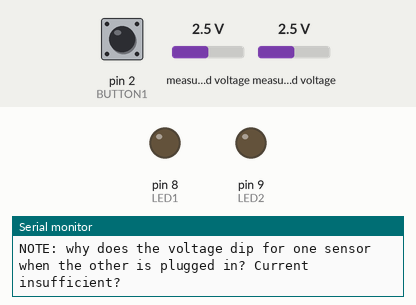
Recording of a sketch running on a simulated Arduino Uno, built with avr-gcc and run on an emulated ATmega328P. On the bench: output pins drawn as LEDs (lit = HIGH), the last lines printed to the serial monitor. The test bench sets the inputs (shaded band); at power-on: pin 2 (BUTTON1) HIGH, measured voltage 2.5 V. Pins used as bus, display or sensor lines are not drawn.

Above: at 1.3 s.
1.4 s: pin 2 (BUTTON1) pulled LOW for 0.15 s
At 3.0 s:
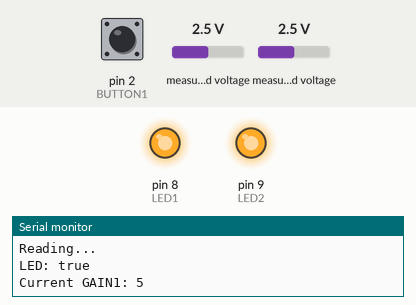
Timing chart, 0 to 5.3 s (numbered marks = the images above; inputs shaded):
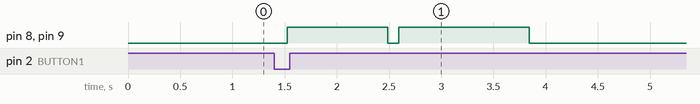

Measured:
- after the input at 1.4 s, pin 8 (LED1), pin 9 (LED2): LOW → HIGH after 0.13 s, → LOW 0.96 s later, → HIGH 0.10 s later, → LOW 1.3 s later

The sketch:

improved_handheld_turbidimeter.ino
```cpp
#include <Wire.h>
#include <Adafruit_ADS1015.h>
#include <Statistic.h>
//Fix maxstats so that we analyse and add in readoperation and takereading
//For this version the adc reads from 2 and 3. so be sure to attach photo diodes there
#define NUM_READINGS 10
#define BUTTON1 2
#define SENSOR1 7
#define SENSOR2 12
#define LED1 8
#define LED2 9
#define VERB_OFF false
#define VERB_ON true
#define WASTE true
#define NO_WASTE false
#define LED_ON true
#define LED_OFF false
#define LOWER_BOUND 10000
#define UPPER_BOUND 32000

Adafruit_ADS1115 ads;
int gain1, gain2;
float scale1, scale2;
float hist1[NUM_READINGS];
float hist2[NUM_READINGS];
//int histbins[9] = {0, 0, 0, 0, 0, 0, 0, 0, 0};
float realval1 = 0.0, realval2 = 0.0;

boolean button1_press = false;
Statistic realStatOne;
Statistic realStatTwo;
void trigger_button1() {
  button1_press = true;
}

void setup(void) {
  pinMode(BUTTON1, INPUT_PULLUP);
  attachInterrupt(0, trigger_button1, FALLING);
  pinMode(LED1, OUTPUT);
  pinMode(LED2, OUTPUT);
  pinMode(SENSOR1, OUTPUT);
  pinMode(SENSOR2, OUTPUT);
  Serial.begin(9600);
  Serial.println(F("NOTE: is it safe to use GAIN_TWOTHIRDS with an input voltage = 5V?"));
  Serial.println(F("NOTE: why does the voltage dip for one sensor when the other is plugged in? Current insufficient?"));
  // Be careful never to exceed VDD +0.3V max, or to exceed the upper and lower limits if you adjust the input range!
  // ads.setGain(GAIN_TWOTHIRDS);  // 2/3x gain +/- 6.144V  1 bit = 0.1875mV (default)
     ads.setGain(GAIN_ONE);        // 1x gain   +/- 4.096V  1 bit = 0.125mV
  // ads.setGain(GAIN_TWO);        // 2x gain   +/- 2.048V  1 bit = 0.0625mV
  // ads.setGain(GAIN_FOUR);       // 4x gain   +/- 1.024V  1 bit = 0.03125mV
  // ads.setGain(GAIN_EIGHT);      // 8x gain   +/- 0.512V  1 bit = 0.015625mV
  // ads.setGain(GAIN_SIXTEEN);    // 16x gain  +/- 0.256V  1 bit = 0.0078125mV
  ads.begin();
  delay(20);
  gain1 = ads.getGain();
  gain2 = gain1;
  scale1 = 1.0;
  scale2 = 1.0;
  realStatOne.clear();
  realStatTwo.clear();
}

void loop (void) {
  if (button1_press) {
    Serial.println("Warmup...");
    read_operation(LED_ON, VERB_OFF, WASTE);
    delay(100);
    Serial.println("Reading...");
    read_operation(LED_ON, VERB_OFF, NO_WASTE);
    delay(100);
    read_operation(LED_OFF, VERB_OFF, NO_WASTE);
    button1_press = false;
    Serial.println("Done!");
  }
  delay(200);
}

void read_operation(boolean leds_on, boolean verbosity, boolean waste) {
  if (leds_on) {
    digitalWrite(LED1, HIGH);
    digitalWrite(LED2, HIGH);
  }
  delay(2);
  digitalWrite(SENSOR1, HIGH);
  digitalWrite(SENSOR2, LOW);
  delay(10);
  for (int i = 0; i < 5; i++) takeReading(verbosity, 1,&gain1,&scale1);
  for (int i = 0; i < NUM_READINGS; i++) {
    hist1[i] = takeReading(verbosity, 1, &gain1, &scale1);
    realStatOne.add(hist1[i]);
  }

  digitalWrite(SENSOR1, LOW);
  digitalWrite(SENSOR2, HIGH);
  delay(10);
  for (int i = 0; i < 5; i++) takeReading(verbosity, 2,&gain2,&scale2);
  for (int i = 0; i < NUM_READINGS; i++) {
    hist2[i] = takeReading(verbosity, 2, &gain2, &scale2);
    realStatTwo.add(hist2[i]);
  }

  if(!waste){
    float sd1 = realStatOne.pop_stdev();
    float av1 = realStatOne.average();
    float sd2 = realStatTwo.pop_stdev();
    float av2 = realStatTwo.average();
    Serial.print(F("LED: "));
    if (leds_on) Serial.println("true");
    else Serial.println("false");
    Serial.print(F("Current GAIN1: "));
    Serial.println(gain1);
    Serial.print(F("Current GAIN2: "));
    Serial.println(gain2);
    //Serial.print(F("After "));
    //Serial.print(num_read);
    //Serial.println(F(" reads here at the stats: "));
    Serial.println("Summary Data for sensor 1");
    Serial.print(F("Min: "));
    Serial.println(realStatOne.minimum());
    Serial.print(F("Max: "));
    Serial.println(realStatOne.maximum());
    Serial.print(F("Average: "));
    Serial.println(av1);
    Serial.print(F("Standard Dev: "));
    Serial.println(sd1);
    Serial.print(F("Variance: "));
    Serial.println(realStatOne.variance());
    Serial.print(F("Confidence Interval1: ("));
    Serial.print(av1 - 1.96 * sd1);
    Serial.print(F(","));
    Serial.print(av1 + 1.96 * sd1);
    Serial.println(F(")"));
    Serial.println("Summary Data for sensor 2");
    Serial.print(F("Min: "));
    Serial.println(realStatTwo.minimum());
    Serial.print(F("Max: "));
    Serial.println(realStatTwo.maximum());
    Serial.print(F("Average: "));
    Serial.println(av2);
    Serial.print(F("Standard Dev: "));
    Serial.println(sd2);
    Serial.print(F("Variance: "));
    Serial.println(realStatTwo.variance());
    Serial.print(F("Confidence Interval2: ("));
    Serial.print(av2 - 1.96 * sd2);
    Serial.print(F(","));
    Serial.print(av2 + 1.96 * sd2);
    Serial.println(F(")"));

    float nrsum1 = 0.0, zsum1 = 0.0, z1 = 0.0, zcut = 1.5;
    float nrsum2 = 0.0, zsum2 = 0.0, z2 = 0.0;

    int reject_count1 = 0;
    int reject_count2 = 0;
    for (int i = 0; i < NUM_READINGS; i++) {
      z1 = (hist1[i] - av1) / sd1;
      z2 = (hist2[i] - av2) / sd2;
      zsum1 += z1;
      zsum2 +=z2;
      Serial.print(i);
      Serial.print(F(", "));
      Serial.print(hist1[i]);
      Serial.print(F(", "));
      Serial.print(av1);
      Serial.print(F(", "));
      Serial.print(sd1);
      Serial.print(F(", "));
      Serial.print(z1);
      Serial.print(F(", "));
      Serial.print(hist2[i]);
      Serial.print(F(", "));
      Serial.print(av2);
      Serial.print(F(", "));
      Serial.print(sd2);
      Serial.print(F(", "));
      Serial.println(z2);
      if (z1 >= zcut || z1 <= -zcut) {
        ++reject_count1;
      } else {
        nrsum1 += hist1[i];
      }
      if (z2 >= zcut || z2 <= -zcut) {
        ++reject_count2;
      } else {
        nrsum2 += hist2[i];
      }
    }
    Serial.print(F("Bias 1: "));
    Serial.println(zsum1 * sd1);
    Serial.print(F("Adjusted reading 1: "));
    Serial.println(nrsum1 / (NUM_READINGS - reject_count1));
    Serial.print(F("Bias 2: "));
    Serial.println(zsum2 * sd2);
    Serial.print(F("Adjusted reading 2: "));
    Serial.println(nrsum2 / (NUM_READINGS - reject_count2));
  }
  realStatOne.clear();
  realStatTwo.clear();
  delay(10);
  digitalWrite(LED1, LOW);
  digitalWrite(LED2, LOW);
  delay(2);
}
float takeReading(boolean verbosity, int adc_channel, int *gain, float *scale) {
  int rd, adc;
  float realval;
  //rd = analogRead(A0);
  adc = ads.readADC_SingleEnded(adc_channel);
  delay(2);
  realval = adc / *scale;
  if (verbosity) {
    Serial.print(analogRead(A0));
    Serial.print('\t');
    Serial.print(*gain);
    Serial.print('\t');
    Serial.print(adc);
    Serial.print('\t');
    Serial.println(realval);
  }
  delay(2);
 // if (!waste) realValStats.add(realval);

  if (adc > UPPER_BOUND && *gain != GAIN_TWOTHIRDS) {
    // Serial.println("UPPER BOUND REACHED! Adjusting gain downwards");
    // Serial.println(gain);
    switch (*gain) {
      case GAIN_ONE:
        ads.setGain(GAIN_TWOTHIRDS);
        *gain = GAIN_TWOTHIRDS;
        *scale = 0.6667;
        break;
      case GAIN_TWO:
        ads.setGain(GAIN_ONE);
        *gain = GAIN_ONE;
        *scale = 1.0;
        break;
      case GAIN_FOUR:
        ads.setGain(GAIN_TWO);
        *gain = GAIN_TWO;
        *scale = 2.0;
        break;
      case GAIN_EIGHT:
        ads.setGain(GAIN_FOUR);
        *gain = GAIN_FOUR;
        *scale = 4.0;
        break;
      case GAIN_SIXTEEN:
        ads.setGain(GAIN_EIGHT);
        *gain = GAIN_EIGHT;
        *scale = 8.0;
        break;
    }
    delay(50);
    adc = ads.readADC_SingleEnded(adc_channel);
    delay(2);
    adc = ads.readADC_SingleEnded(adc_channel);
    delay(2);
  }
  else if (adc < LOWER_BOUND && * gain != GAIN_SIXTEEN) { //adjust gain to a higher mode
    // Serial.println("LOWER BOUND REACHED! Adjusting gain upwards");
    // Serial.println(gain);
    switch (*gain) {
      case GAIN_TWOTHIRDS:
        ads.setGain(GAIN_ONE);
        *gain = GAIN_ONE;
        *scale = 1.0;
        break;
      case GAIN_ONE:
        ads.setGain(GAIN_TWO);
        *gain = GAIN_TWO;
        *scale = 2.0;
        break;
      case GAIN_TWO:
        ads.setGain(GAIN_FOUR);
        *gain = GAIN_FOUR;
        *scale = 4.0;
        break;
      case GAIN_FOUR:
        ads.setGain(GAIN_EIGHT);
        *gain = GAIN_EIGHT;
        *scale = 8.0;
        break;
      case GAIN_EIGHT:
        ads.setGain(GAIN_SIXTEEN);
        *gain = GAIN_SIXTEEN;
        *scale = 16.0;
        break;
    }
    delay(50);
    adc = ads.readADC_SingleEnded(adc_channel);
    delay(2);
    adc = ads.readADC_SingleEnded(adc_channel);
    delay(2);
  }
  return realval;
}
```
